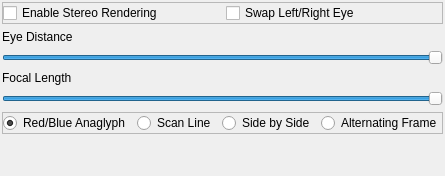
  <widget class="QDockWidget" name="dockWidget_Stereo">
   <property name="floating">
    <bool>false</bool>
   </property>
   <property name="windowTitle">
    <string>Stereo</string>
   </property>
   <attribute name="dockWidgetArea">
    <number>2</number>
   </attribute>
   <widget class="QWidget" name="dockWidgetContents_13">
    <layout class="QVBoxLayout" name="verticalLayout_14">
     <property name="leftMargin">
      <number>2</number>
     </property>
     <property name="topMargin">
      <number>2</number>
     </property>
     <property name="rightMargin">
      <number>2</number>
     </property>
     <property name="bottomMargin">
      <number>2</number>
     </property>
     <item>
      <widget class="QFrame" name="frame_Stereo">
       <property name="frameShape">
        <enum>QFrame::StyledPanel</enum>
       </property>
       <property name="frameShadow">
        <enum>QFrame::Raised</enum>
       </property>
       <layout class="QHBoxLayout" name="horizontalLayout_39">
        <property name="leftMargin">
         <number>0</number>
        </property>
        <property name="topMargin">
         <number>0</number>
        </property>
        <property name="rightMargin">
         <number>0</number>
        </property>
        <property name="bottomMargin">
         <number>0</number>
        </property>
        <item>
         <widget class="QCheckBox" name="checkBox_Stereo">
          <property name="toolTip">
           <string>Toggle the anaglyph stereo rendering. This option is only avaliable in single window 3D view.</string>
          </property>
          <property name="statusTip">
           <string>Toggle the anaglyph stereo rendering. This option is only avaliable in single window 3D view.</string>
          </property>
          <property name="text">
           <string>Enable Stereo Rendering</string>
          </property>
         </widget>
        </item>
        <item>
         <widget class="QCheckBox" name="checkBox_EyeSwap">
          <property name="text">
           <string>Swap Left/Right Eye</string>
          </property>
         </widget>
        </item>
       </layout>
      </widget>
     </item>
     <item>
      <widget class="QLabel" name="label_EyeDistance">
       <property name="toolTip">
        <string>Select the distance between your virtual eyes in stereo mode. Higher values increase the depth effect but are more likely to cause headaches after a while.</string>
       </property>
       <property name="statusTip">
        <string>Select the distance between your virtual eyes in stereo mode. Higher values increase the depth effect but are more likely to cause headaches after a while.</string>
       </property>
       <property name="text">
        <string>Eye Distance</string>
       </property>
      </widget>
     </item>
     <item>
      <widget class="QSlider" name="horizontalSlider_EyeDistance">
       <property name="toolTip">
        <string>Select the distance between your virtual eyes in stereo mode. Higher values increase the depth effect but are more likely to cause headaches after a while.</string>
       </property>
       <property name="statusTip">
        <string>Select the distance between your virtual eyes in stereo mode. Higher values increase the depth effect but are more likely to cause headaches after a while.</string>
       </property>
       <property name="minimum">
        <number>1</number>
       </property>
       <property name="maximum">
        <number>20</number>
       </property>
       <property name="value">
        <number>20</number>
       </property>
       <property name="orientation">
        <enum>Qt::Horizontal</enum>
       </property>
      </widget>
     </item>
     <item>
      <widget class="QLabel" name="label_FocalLength">
       <property name="toolTip">
        <string>
                  Use the focal length to specify where your monitor is in the virtual 3D world. Larger values wil bring the volume in front of the screen, while
                  smaller values while make it apear behind. While the first effect usualy looks more spectacular it is also more likely to cause headaches after a while.
                </string>
       </property>
       <property name="statusTip">
        <string>
                  Use the focal length to specify where your monitor is in the virtual 3D world. Larger values wil bring the volume in front of the screen, while
                  smaller values while make it apear behind. While the first effect usualy looks more spectacular it is also more likely to cause headaches after a while.
                </string>
       </property>
       <property name="text">
        <string>Focal Length</string>
       </property>
      </widget>
     </item>
     <item>
      <widget class="QSlider" name="horizontalSlider_FocalLength">
       <property name="toolTip">
        <string>
                  Use the focal length to specify where your monitor is in the virtual 3D world. Larger values wil bring the volume in front of the screen, while
                  smaller values while make it apear behind. While the first effect usualy looks more spectacular it is also more likely to cause headaches after a while.
                </string>
       </property>
       <property name="statusTip">
        <string>
                  Use the focal length to specify where your monitor is in the virtual 3D world. Larger values wil bring the volume in front of the screen, while
                  smaller values while make it apear behind. While the first effect usualy looks more spectacular it is also more likely to cause headaches after a while.
                </string>
       </property>
       <property name="minimum">
        <number>1</number>
       </property>
       <property name="maximum">
        <number>50</number>
       </property>
       <property name="value">
        <number>50</number>
       </property>
       <property name="orientation">
        <enum>Qt::Horizontal</enum>
       </property>
      </widget>
     </item>
     <item>
      <widget class="QFrame" name="frame_StereoMode">
       <property name="frameShape">
        <enum>QFrame::StyledPanel</enum>
       </property>
       <property name="frameShadow">
        <enum>QFrame::Raised</enum>
       </property>
       <layout class="QHBoxLayout" name="horizontalLayout_38">
        <property name="leftMargin">
         <number>0</number>
        </property>
        <property name="topMargin">
         <number>0</number>
        </property>
        <property name="rightMargin">
         <number>0</number>
        </property>
        <property name="bottomMargin">
         <number>0</number>
        </property>
        <item>
         <widget class="QRadioButton" name="radioButton_RBStereo">
          <property name="text">
           <string>Red/Blue Anaglyph</string>
          </property>
          <property name="checked">
           <bool>true</bool>
          </property>
         </widget>
        </item>
        <item>
         <widget class="QRadioButton" name="radioButton_ScanlineStereo">
          <property name="text">
           <string>Scan Line</string>
          </property>
         </widget>
        </item>
        <item>
         <widget class="QRadioButton" name="radioButton_SideBySide">
          <property name="text">
           <string>Side by Side</string>
          </property>
         </widget>
        </item>
        <item>
         <widget class="QRadioButton" name="radioButton_AlterFrame">
          <property name="text">
           <string>Alternating Frame</string>
          </property>
         </widget>
        </item>
       </layout>
      </widget>
     </item>
     <item>
      <spacer name="verticalSpacer_15">
       <property name="orientation">
        <enum>Qt::Vertical</enum>
       </property>
       <property name="sizeHint" stdset="0">
        <size>
         <width>20</width>
         <height>40</height>
        </size>
       </property>
      </spacer>
     </item>
    </layout>
   </widget>
  </widget>
